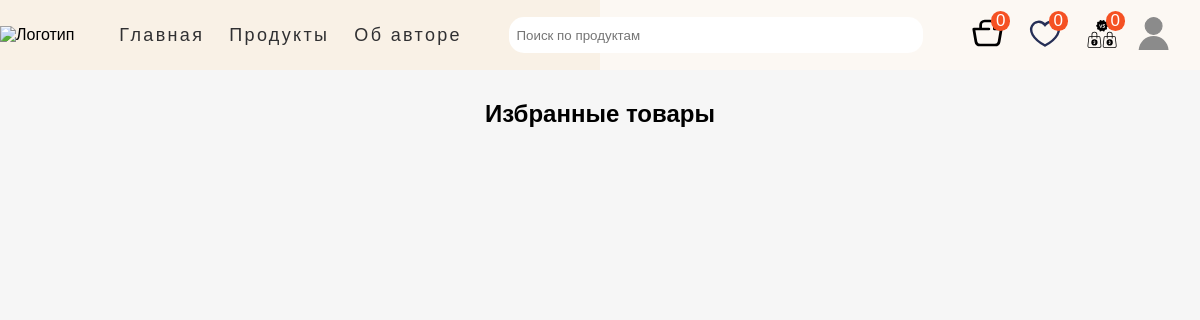
The app's page /favourites/ (signed in), older data.
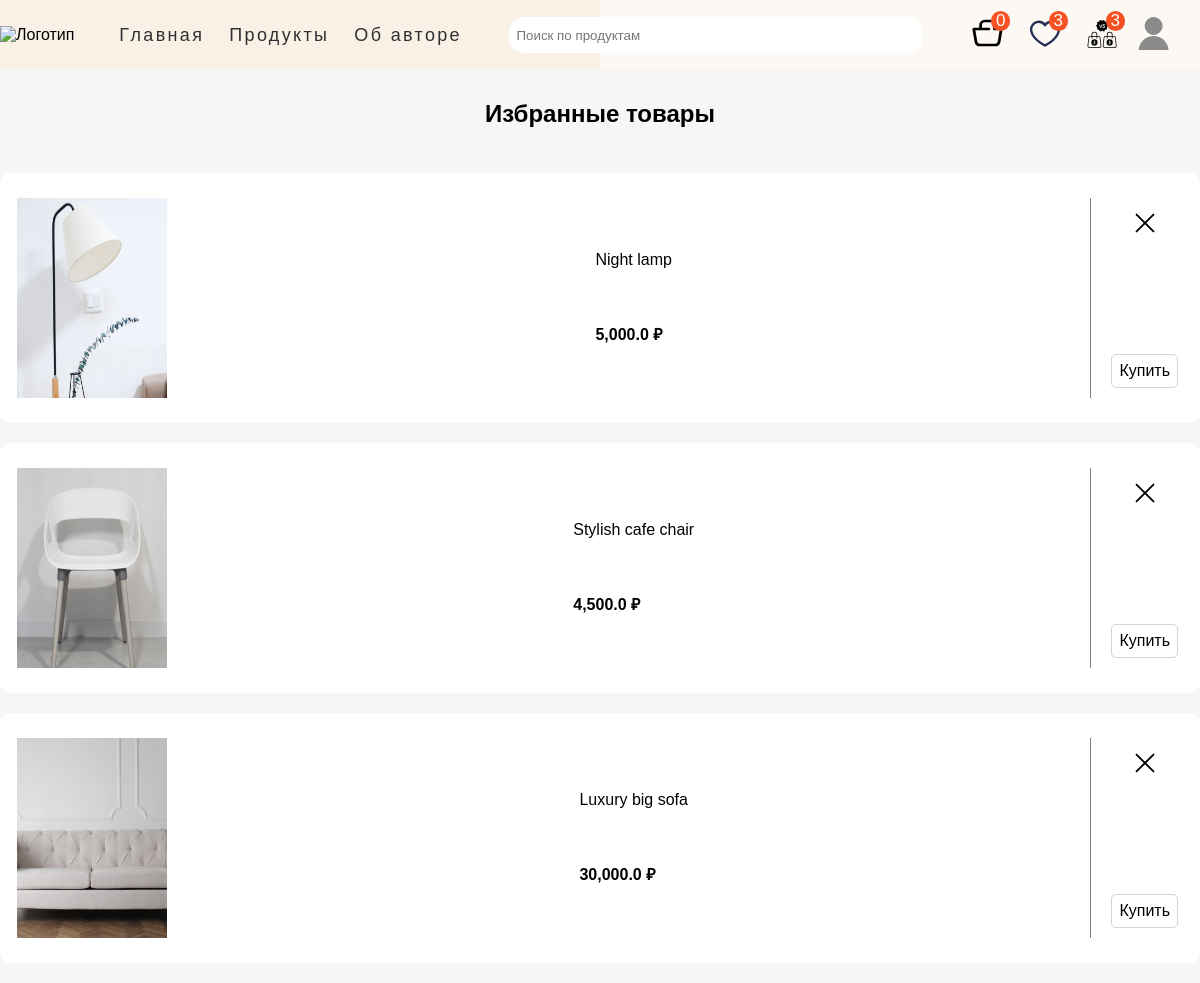
The same page, newer data.
### main_page/models.py (models this page shows, shortened)
class Menu(models.Model):
    title = models.CharField(max_length=50)
    url = models.CharField(max_length=100)
    class Meta:
        verbose_name = 'Меню'
        verbose_name_plural = 'Меню'

class Product(models.Model):
    category = models.ForeignKey(Category, on_delete=models.CASCADE, null=True,
                                 verbose_name='Категория')
    name = models.CharField(max_length=50, db_index=True, verbose_name='Наименование', null=True)
    slug = models.SlugField(max_length=100, db_index=True, null=True, verbose_name='Слаг')
    description = models.TextField(max_length=350, verbose_name='Описание', null=True)
    img = models.ImageField(upload_to='main_page/images', verbose_name='Изображение', null=True)
    width = models.CharField(max_length=10, verbose_name='Ширина (см)', null=True)
    height = models.CharField(max_length=10, verbose_name='Высота (см)', null=True)
    weight = models.CharField(max_length=10, verbose_name='Вес (кг)', null=True)
    price = models.FloatField(max_length=6, verbose_name='Цена (руб)', null=True)
    discount_price = models.CharField(max_length=10, null=True, verbose_name='Цена со скидкой')
    start_date = models.DateTimeField(null=True, blank=True, verbose_name='Дата старта распродажи')
    end_date = models.DateTimeField(null=True, blank=True, verbose_name='Дата окончания распродажи')
    availability_status = models.ForeignKey(ProductAvailability, on_delete=models.CASCADE, null=True, verbose_name='Наличие')
    reviewer = models.ForeignKey(Profile, on_delete=models.CASCADE, null=True, blank=True)
    vote_total = models.IntegerField(default=0, null=True, blank=True)
    vote_ratio = models.IntegerField(default=0, null=True, blank=True)
    created = models.DateTimeField(auto_now_add=True, null=True)
    updated = models.DateTimeField(auto_now=True, null=True)
    cart_prods = models.ForeignKey(ShoppingCart, on_delete=models.CASCADE, null=True)
    class Meta:
        ordering = ('name', '-vote_ratio', '-vote_total')
        index_together = ('id', 'slug',)
        verbose_name = 'Товар'
        verbose_name_plural = 'Товары'
    def get_absolute_url(self):
        return reverse('main_page:product_detail', args=[self.id, self.slug])

### favourites/views.py (the view)
# urls.py: path('', views.get_favourites_products, name='all_products'),
@login_required
def get_favourites_products(request):
    menu = Menu.objects.all()
    cart_prods_counter = request.user.shoppingcart_set.all()
    favourite_prods_counter = request.user.favourite_set.all()
    compare_prods_counter = request.user.compare_set.all()
    favourites_item = request.user.favourite_set.all()
    favourites_item = [item.product for item in favourites_item]
    return render(request, 'favourites/favourites.html', {
        'favourites_item': favourites_item,
        'menu': menu,
        'cart_prods_counter': cart_prods_counter,
        'favourite_prods_counter': favourite_prods_counter,
        'compare_prods_counter': compare_prods_counter,
    })

### templates/favourites/favourites.html
{% extends 'main_page/base.html' %}
{% load static %}
{% block css %}
    <link rel="stylesheet" href="{% static 'css/favourites.css' %}">
{% endblock %}
{% block content %}
    <h2>Избранные товары</h2>
    <section class="favourites-content container content">
        <div class="favourites-tape">
            {% for item in favourites_item %}
                <div class="product-card">
                    <a href="{{ item.get_absolute_url }}">
                        <img src="{{ item.img.url }}" height="200" width="150" alt="Товар">
                    </a>
                    <div class="product-description">
                        <p>{{ item.description }}</p>
                        <span><b>{{ item.price }} ₽</b></span>
                    </div>
                    <div class="interaction-item">
                        <a class="remove-prod" href="{% url 'favourites:remove_item' item.id %}">
                            <img src="{% static 'favourites/remove-icon.svg' %}" height="30" width="30"
                                 alt="Удалить избранное">
                        </a>
                        <a class="buy-prod" href="{% url 'cart:add_item' item.id %}">Купить</a>
                    </div>
                </div>
            {% endfor %}
        </div>
    </section>
{% endblock %}

### templates/main_page/base.html (shortened to what this page needs)
<!DOCTYPE html>
{% load static %}
<html lang="en">
<head>
    <link rel="stylesheet" href="{% static 'css/base.css' %}">
    <link rel="stylesheet" href="{% static 'fonts/Gilroy-Medium.woff' %}">
    {% block css %} {% endblock %}
</head>
<body>
        <header class="page-header">
            <div class="page-header__wrapper container">
                <nav class="site-nav page-header__site-nav">
                    <div class="page-header__logo">
                        <a href="{% url 'main_page:index' %}">
                            <img src="{% static 'main_page/funiro-logo.svg' %}" alt="Логотип">
                        </a>
                    </div>
                    <ul class="site-nav__list">
                        {% for item in menu %}
                            <li class="site-nav__item"><a href="{{ item.url }}">{{ item.title }}</a></li>
                        {% endfor %}
                    </ul>
                </nav>
                <div class="site-nav__search-block">
                    <form action="{% url 'main_page:index' %}" method="get">
                        <div class="form_field">
                            <input class="search-bar" id="formInput#search" type="text" name="search_query"
                                       value="{{ search_query }}" placeholder="Поиск по продуктам"/>
                        </div>
                    </form>
                </div>
                <div class="user-nav__user-block">
                    {% if user.is_authenticated %}
                        <div class="user-nav__shop_block">
                            <span class="cart-counter">{{ cart_prods_counter.count }}</span>
                            <span class="favourite-counter">{{ favourite_prods_counter.count }}</span>
                            <span class="compare-counter">{{ compare_prods_counter.count }}</span>
                            <a href="{% url 'cart:cart' %}"><img src="{% static 'main_page/shop_cart.svg' %}"
                                                                 height="32" width="33" alt="Корзина товаров">
                            </a>
                            <a href="{% url 'favourites:all_products' %}"><img src="{% static 'main_page/favourites-icon.svg' %}"
                                                                               width="32" height="33" alt="Избранное">
                            </a>
                            <a href="{% url 'compare:all_compare' %}"><img src="{% static 'main_page/compare.svg' %}"
                                                                               width="32" height="33" alt="Избранное">
                            </a>
                        </div>
                        <div class="user-nav__profile">
                            <a class="user-nav__logo" id="user-icon" href="{% url 'main_page:index' %}">
                                <img src="{% static 'main_page/user_logo.svg' %}"
                                     width="32" height="33" alt="Пользователь">
                            </a>
                        </div>
                    {% else %}
                        <ul class="user-nav__user-auth">
                            <li><a href="{% url 'signup' %}">Зарегистрироваться</a></li>
                            <li><a href="{% url 'login' %}">Войти</a></li>
                        </ul>
                    {% endif %}
                </div>
            </div>
        </header>
        {% block content %}{% endblock %}
</body>
</html>

Row changes from the older to the newer data that the page shows:
now on this page (row unchanged): Product: img (picture), description "Night lamp", price "5,000.0"
now on this page (row edited): Product: img (picture), description "Stylish cafe chair", price "4,500.0"
now on this page (row unchanged): Product: img (picture), description "Luxury big sofa", price "30,000.0"
Text that changed along with them:
{{ favourite_prods_counter.count }}: "0" → "3"
{{ compare_prods_counter.count }}: "0" → "3"
